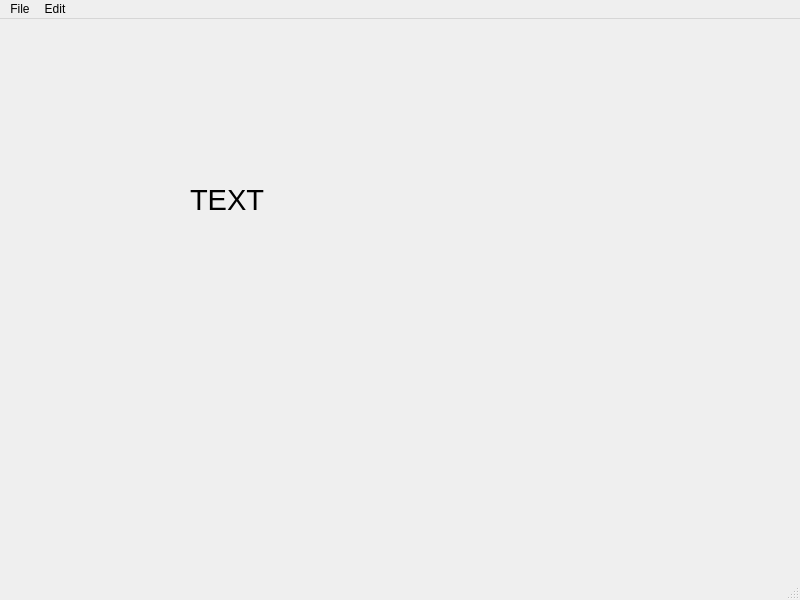
<?xml version="1.0" encoding="UTF-8"?>
<ui version="4.0">
 <class>MainWindow</class>
 <widget class="QMainWindow" name="MainWindow">
  <property name="geometry">
   <rect>
    <x>0</x>
    <y>0</y>
    <width>800</width>
    <height>600</height>
   </rect>
  </property>
  <property name="windowTitle">
   <string>MainWindow</string>
  </property>
  <widget class="QWidget" name="centralwidget">
   <widget class="QLabel" name="label">
    <property name="geometry">
     <rect>
      <x>190</x>
      <y>160</y>
      <width>161</width>
      <height>41</height>
     </rect>
    </property>
    <property name="font">
     <font>
      <family>MS Sans Serif</family>
      <pointsize>22</pointsize>
     </font>
    </property>
    <property name="text">
     <string>TEXT</string>
    </property>
   </widget>
  </widget>
  <widget class="QMenuBar" name="menubar">
   <property name="geometry">
    <rect>
     <x>0</x>
     <y>0</y>
     <width>800</width>
     <height>22</height>
    </rect>
   </property>
   <widget class="QMenu" name="menuFile">
    <property name="title">
     <string>File</string>
    </property>
    <addaction name="actionNew"/>
    <addaction name="actionSave"/>
   </widget>
   <widget class="QMenu" name="menuEdit">
    <property name="title">
     <string>Edit</string>
    </property>
    <addaction name="actionCopy"/>
    <addaction name="actionPaste"/>
   </widget>
   <addaction name="menuFile"/>
   <addaction name="menuEdit"/>
  </widget>
  <widget class="QStatusBar" name="statusbar"/>
  <action name="actionNew">
   <property name="text">
    <string>New</string>
   </property>
   <property name="statusTip">
    <string>Create a new file</string>
   </property>
   <property name="shortcut">
    <string>Ctrl+N</string>
   </property>
  </action>
  <action name="actionSave">
   <property name="text">
    <string>Save</string>
   </property>
   <property name="statusTip">
    <string>Save the file</string>
   </property>
   <property name="shortcut">
    <string>Ctrl+S</string>
   </property>
  </action>
  <action name="actionCopy">
   <property name="text">
    <string>Copy</string>
   </property>
   <property name="statusTip">
    <string>Copy a file</string>
   </property>
   <property name="shortcut">
    <string>Ctrl+C</string>
   </property>
  </action>
  <action name="actionPaste">
   <property name="text">
    <string>Paste</string>
   </property>
   <property name="statusTip">
    <string>Paste a file</string>
   </property>
   <property name="shortcut">
    <string>Ctrl+V</string>
   </property>
  </action>
 </widget>
 <resources/>
 <connections/>
</ui>
